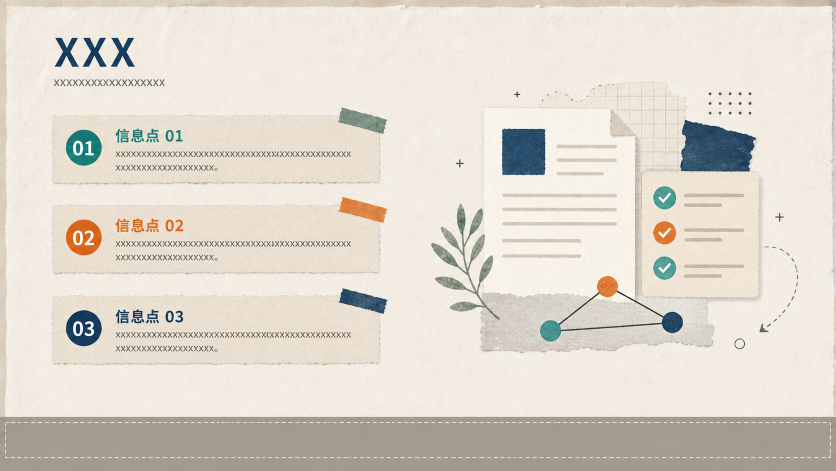
#> input picture references/style_reference/fixed_title_free_content_reference.png, 1672 x 941 px, given in place of style_reference, which was not available (shown at 1/2 size)
$ python make_contact_sheet.py --out out.png ../references/style_reference
#> lines starting #> are read from the running program, lines starting #| are printed output that depends on the picture; pictures that were not available may be replaced by others from this repository, and a replacement may not be noted
#!/usr/bin/env python3
"""Create a labeled contact sheet from ordered frame images for video QA."""

from __future__ import annotations

import argparse
from pathlib import Path

from PIL import Image, ImageDraw, ImageFont


def main() -> int:
    parser = argparse.ArgumentParser()
    parser.add_argument("--out", required=True, type=Path)
    parser.add_argument("--columns", type=int, default=3)
    parser.add_argument("--crop-y", type=int)
    parser.add_argument("images", nargs="+", type=Path)
    args = parser.parse_args()
    columns = max(1, args.columns)
    thumb_width = 640
    thumb_height = 180 if args.crop_y is not None else 360
    label_height = 34
    rows = (len(args.images) + columns - 1) // columns
    sheet = Image.new("RGB", (columns * thumb_width, rows * (thumb_height + label_height)), "white")
#> sheet: PIL image 1920x394 RGB; every value is 255
    draw = ImageDraw.Draw(sheet)
    font = ImageFont.load_default(size=20)
    for index, path in enumerate(args.images):
        image = Image.open(path).convert("RGB")
#> image is the input picture: PIL image 1672x941 RGB; mean R, G, B 222.8, 216.2, 205.6
        if args.crop_y is not None:
            image = image.crop((0, max(0, args.crop_y), image.width, image.height))
        image.thumbnail((thumb_width, thumb_height), Image.Resampling.LANCZOS)
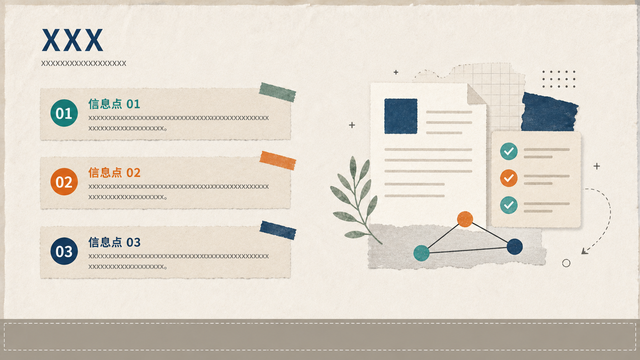
#> image: PIL image 640x360 RGB; mean R, G, B 222.8, 216.2, 205.6
        x = (index % columns) * thumb_width
        y = (index // columns) * (thumb_height + label_height)
        sheet.paste(image, (x + (thumb_width - image.width) // 2, y))
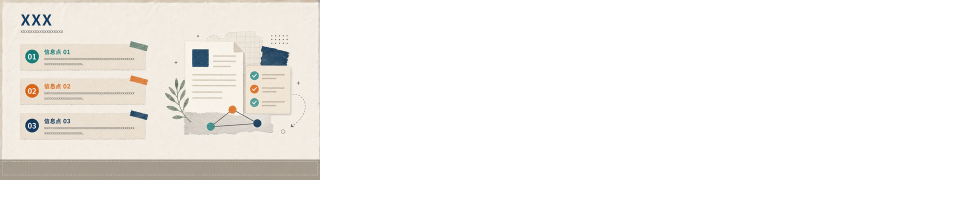
#> sheet: PIL image 1920x394 RGB (shown at 1/2 size); mean R, G, B 245.2, 243.2, 240
        draw.text((x + 10, y + thumb_height + 6), path.stem.replace("t_", "t=").replace("_", ".") + "s", fill="black", font=font)
    args.out.parent.mkdir(parents=True, exist_ok=True)
    sheet.save(args.out)
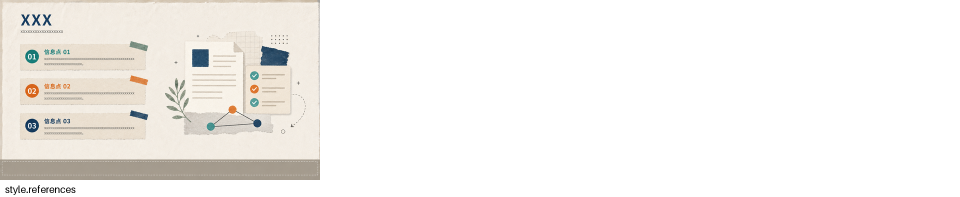
#> saved as out.png: PIL image 1920x394 RGB (shown at 1/2 size); mean R, G, B 245, 243, 239.7
    return 0


if __name__ == "__main__":
    raise SystemExit(main())
#> (the program exits here)
